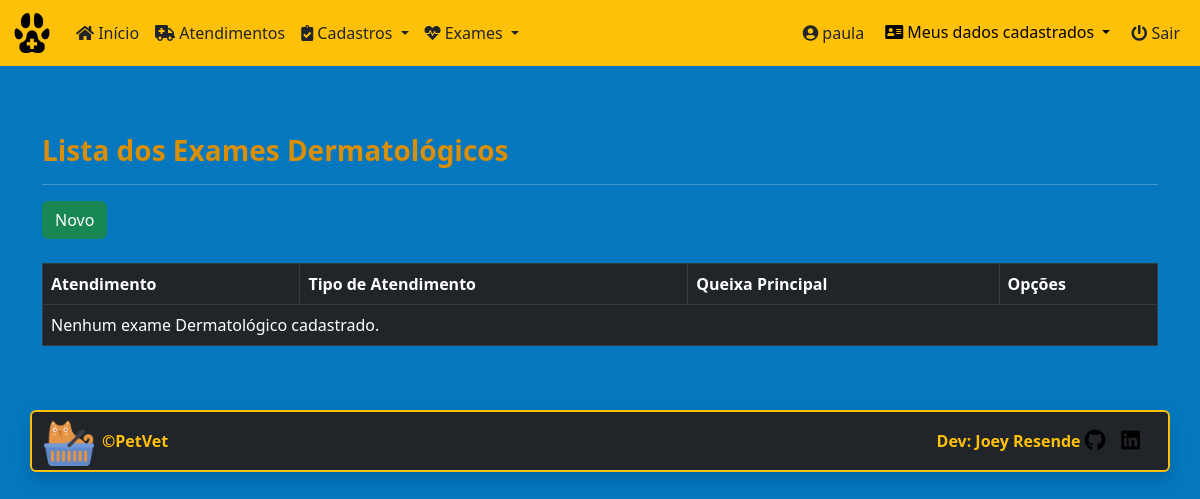
Before: /petvet/general_dherm_exams/ (signed in) with the older database file.
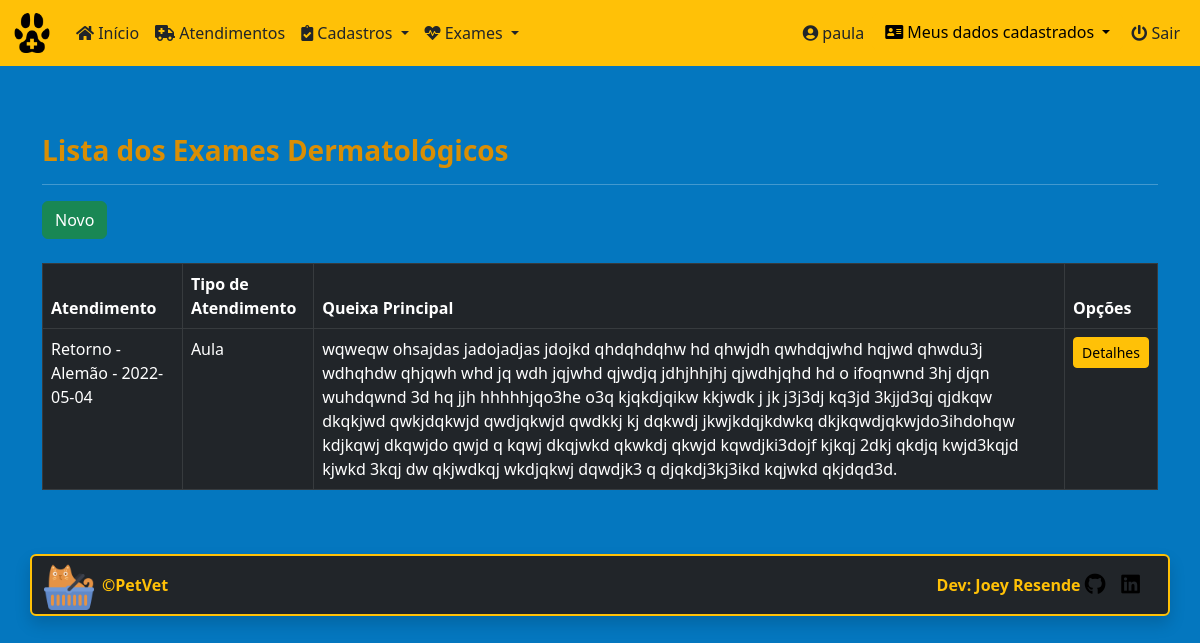
After: the same page with the newer database file.
### core/models.py (models this page shows, shortened)
class GeneralDhermExam(models.Model):
    medical_care = models.ForeignKey(
        'MedicalCare', on_delete=models.PROTECT, null=True, verbose_name='Atendimento')
    report = models.TextField(max_length=500, verbose_name='Queixa principal')
    choice_anamnese = models.CharField(
        max_length=6, choices=type_anamnese, verbose_name='Tipo atendimento')
    evolution_time = models.CharField(
        max_length=30, default='-', verbose_name='Tempo de evolução')
    choice_evolution_status = models.CharField(
        max_length=30, choices=evolucion_status, default='-', verbose_name='Status da evolução')
    evolution_score = models.CharField(
        max_length=2, default='-', choices=score, verbose_name='Nota de evolução')
    quest_01_where_begin = models.CharField(
        max_length=60, default='-', verbose_name='Onde as lesões iniciaram?')
    quest_02_how_are_lesions = models.CharField(
        max_length=60, default='-', verbose_name='Como eram as primeiras lesões?')
    prurido = models.CharField(
        max_length=3, default='Não', choices=castrated_status, verbose_name='Prurido')
    prurido_intensity = models.CharField(
        max_length=2, default='-', choices=score, verbose_name='Intensidade do prurido')
    choice_prurido = models.CharField(
        max_length=17, default='-', choices=choice_prurido, verbose_name='Periodo do prurido')
    quest_03_prurido_history = models.CharField(
        max_length=3, default='Não', choices=castrated_status, verbose_name='O prurido antecede as lesões?')
    quest_04_recent_medical_care = models.TextField(
        max_length=200, default='Não', verbose_name='Recentemente foi atendido por veterinário? - Quais exames realizados?')
    quest_05_aplication_prescrition_topic = models.TextField(
        max_length=200, default='Não', verbose_name='Foi aplicado ou prescrito algum produto tópico? (nome, dose, tempo de uso)')
    quest_06_feels_better_topic = models.CharField(
        max_length=3, default='Não', choices=castrated_status, verbose_name='Melhorou?')
    feels_intensity_topic = models.CharField(
        max_length=2, default='-', choices=score, verbose_name='Nota')
    quest_07_feels_intensity_topic = models.CharField(
        max_length=2, default='-', choices=score, verbose_name='Foi usando antes ou depois do surgimento das lesões?')
    quest_08_aplication_prescrition_oral = models.TextField(
        max_length=200, default='Não', verbose_name='Foi aplicado ou prescrito algum produto via oral?')
    quest_09_feels_better_oral = models.CharField(
        max_length=3, default='Não', choices=castrated_status, verbose_name='Melhorou?')
    quest_10_feels_intensity_oral = models.CharField(
        max_length=2, default='-', choices=score, verbose_name='Foi usando antes ou depois do surgimento das lesões?')
    quest_11_aplication_prescrition_oral = models.TextField(
        max_length=200, default='Não', verbose_name='É alérgico a algum fármaco/Produto? Quais?')
    quest_12_aplication_prescrition_oral = models.TextField(
        max_length=200, default='Não', verbose_name='Há histórico anterior de dermatopias? Exames realizados/Tratamento prescrito')
    quest_13_color_skin = models.TextField(
        max_length=200, default='Não', verbose_name='Pele mudou de cor? / Quais áreas?')
    quest_14_color_fur = models.TextField(
        max_length=200, default='Não', verbose_name='Pelagem mudou de cor? / Quais áreas?')
    quest_15_dermatopias = models.TextField(
        max_length=200, default='Não', verbose_name='Há histórico de dermatopias familiar? / Quais áreas?')
    quest_16_persons_dermatopias = models.CharField(
        max_length=3, default='Não', choices=castrated_status, verbose_name='Há lesões nas pessoas que convivem com o animal?')
    quest_17_contacts = models.CharField(
        max_length=3, default='Não', choices=castrated_status, verbose_name='Contactantes?')
    quest_18_contacts_quant = models.CharField(
        max_length=60, default='Não', verbose_name='Espécie / Quantidade')
    quest_19_contacts_assint = models.CharField(
        max_length=60, default='Assintomáticos', verbose_name='Assintomáticos / Sintomáticos')
    quest_20_contacts_sint_quant = models.CharField(
        max_length=30, default='Não', verbose_name='Se sintomáticos, quantos? semelhante ao observado neste animal?')
    quest_21_contacts_sint_period = models.CharField(
        max_length=36, default='Não', choices=contacts_sint, verbose_name='As lesões apareceram no mesmo período?')
    quest_22_contacts_access_street = models.CharField(
        max_length=15, default='Não', choices=contacts_access, verbose_name='Tem acesso à rua?')
    quest_23_contacts_sleep_local = models.CharField(
        max_length=14, default='Não', choices=contacts_sleep, verbose_name='Local onde dorme / passa o dia?')
    quest_24_contacts_petbed = models.CharField(
        max_length=30, default='-', verbose_name='Onde o animal dorme? Sobre o que o animal se deita?')
    quest_25_contacts_wash_petbed = models.CharField(
        max_length=30, default='-', verbose_name='Como é feita a limpeza do local onde o animal dorme? Qual o produto?')
    quest_26_contacts_grass_earth = models.CharField(
        max_length=15, default='Não', choices=contacts_access, verbose_name='Tem contato com terra e grama?')
    quest_27_contacts_plants = models.CharField(
        max_length=30, default='Não', verbose_name='Há plantas em casa ou que ele tenha contato?')
    quest_28_special_place = models.CharField(
        max_length=30, default='Não', verbose_name='Foi levado em algum em especial nos últimos meses?')
    quest_29_travel_cities = models.CharField(
        max_length=30, default='Não', verbose_name='Viaje para outras cidades?')
    quest_30_pulgas_carrapatos = models.CharField(
        max_length=15, default='Não', choices=pulgas_carrapatos, verbose_name='Tem pulgas/carrapatos?')
    quest_31_previne_carrapatos = models.CharField(
        max_length=50, default='Sim', verbose_name='Previne? (Sim, Não - Produto):')
    quest_32_dose_freq = models.CharField(
        max_length=50, default='-', verbose_name='Dose / Frequência?:')
    quest_33_food = models.CharField(
        max_length=50, default='APENAS Ração', verbose_name='Alimentação - Caseira, Ração(marca)?:')
    quest_34_food_switch_freq = models.CharField(
        max_length=50, default='Não', verbose_name='Faz troca frequente de ração? (marcas usadas):')
    quest_35_food_diet_time = models.CharField(
        max_length=30, default='-', verbose_name='Há quanto tempo ingere esta dieta? (marcas usadas):')
    quest_36_water_offer = models.CharField(
        max_length=25, default='Torneira', verbose_name='Oferece água? (filtrada / torneira):')
    quest_37_homemade_food = models.CharField(
        max_length=100, default='-', verbose_name='Se come comida caseira, o que ja comeu?:')
    quest_38_diarr = models.CharField(
        max_length=3, default='Não', choices=castrated_status, verbose_name='Diarréia?')
    quest_39_diarr_food = models.CharField(
        max_length=3, default='Não', choices=castrated_status, verbose_name='Relacionado a algum alimento?')
    quest_40_diarr_saz = models.CharField(
        max_length=3, default='Não', choices=castrated_status, verbose_name='É sazonal?')
    quest_41_material_things = models.CharField(
        max_length=50, default='-', verbose_name='De que material são feitos, vasilha de água, comida e brinquedos?:')
    quest_42_solar_time = models.CharField(
        max_length=30, default='Não', verbose_name='Passa muito tempo em áreas com sol? (Em quais horários):')
    quest_43_feels_cold = models.CharField(
        max_length=3, default='Não', choices=castrated_status, verbose_name='Sente muito frio?:')
    quest_44_is_active = models.CharField(
        max_length=3, default='Sim', choices=castrated_status, verbose_name='É ativo?')
    quest_45_hipoativo = models.CharField(
        max_length=3, default='Sim', choices=castrated_status, verbose_name='Hipoativo?:')
    quest_46_agitado = models.CharField(
        max_length=6, default='Normal', choices=castrated_status, verbose_name='Muito agitado?:')
    quest_47_anxiety = models.CharField(
        max_length=3, default='Não', choices=castrated_status, verbose_name='Ansioso?:')
    quest_48_anxiety_travel = models.CharField(
        max_length=3, default='Não', choices=castrated_status, verbose_name='Fica ansioso quando alguém sai de casa ou viaja?:')
    quest_49_wound_get_worse = models.CharField(
        max_length=3, default='Não', choices=castrated_status, verbose_name='As lesões pioram nessas situações?:')
    quest_50_family_change = models.CharField(
        max_length=3, default='Não', choices=castrated_status, verbose_name='Houve mudanças com na familia? (Humano ou Pet):')
    quest_51_family_change_affinity = models.CharField(
        max_length=3, default='-', choices=castrated_status, verbose_name='Se sim, ele era apegado?:')
    quest_52_family_change_house = models.CharField(
        max_length=3, default='Não', choices=castrated_status, verbose_name='Houve mudança de casa?:')
    quest_53_restrict_area_stay = models.CharField(
        max_length=3, default='Não', choices=castrated_status, verbose_name='Restrição de área para o animal ficar?:')
    quest_54_restrict_walk_play = models.CharField(
        max_length=19, default='Não passeio com ele', choices=castrated_status, verbose_name='Restrição de passeio/brincadeiras?:')
    quest_55_others_changes = models.CharField(
        max_length=50, default='-', verbose_name='Houveram outras mudanças no ambiente que possam desencadear ansiedade?:')
    quest_56_lick_ends = models.CharField(
        max_length=3, default='Não', choices=castrated_status, verbose_name='Lambe as extremidades?:')
    quest_57_stay_alone = models.CharField(
        max_length=3, default='Não', choices=castrated_status, verbose_name='Fica muito tempo sozinho?:')
    class Meta:
        ordering = ['id']

class MedicalCare(models.Model):
    id = models.AutoField(primary_key=True)
    date = models.DateField(default=date.today, verbose_name='Data')
    time = models.TimeField(verbose_name='Hora')
    pet_name = models.ForeignKey(
        'Pets', on_delete=models.PROTECT, null=True, verbose_name='Nome do Pet')
    procedure = models.CharField(
        max_length=8, choices=procedures, verbose_name='Tipo de atendimento')
    vet_name = models.ForeignKey(
        'Vet', on_delete=models.PROTECT, null=True, verbose_name='Veterinario')
    sedative = models.CharField(
        max_length=8, choices=type_sedative, default='Não', verbose_name='Tipo de sedativo')
    report = models.TextField(
        max_length=1000, verbose_name='Relato do problema')
    class Meta:
        ordering = ['-date']
    def __str__(self):
        return f'{self.procedure} - {self.pet_name} - {self.date}'

class Pets(models.Model):
    id = models.AutoField(primary_key=True)
    pet_name = models.CharField(
        max_length=30, verbose_name='Nome do Pet')
    species = models.CharField(
        max_length=20, verbose_name='Espécie')
    breed = models.CharField(
        max_length=30, verbose_name='Raça')
    gender = models.CharField(
        max_length=5, choices=sex_status, verbose_name='Gênero')
    date_of_birth = models.DateField(
        null=True, blank=True, verbose_name='Data de Nascimento')
    castrated = models.CharField(
        max_length=3, choices=castrated_status, default='N', verbose_name='Castrado?')
    weight = models.DecimalField(
        max_digits=6, decimal_places=3, verbose_name='Peso', default=0)
    tutor_name = models.ForeignKey(
        'Tutor', on_delete=models.PROTECT, null=True, verbose_name='Nome do Tutor')
    class Meta:
        ordering = ['-id']
    def __str__(self):
        return self.pet_name

### core/views.py (the view)
# urls.py: path('general_dherm_exams/', GeneralDhermExamList.as_view(), name='general_dherm_exams'),
class GeneralDhermExamList(LoginRequiredMixin, ListView):
    login_url = reverse_lazy('login')
    model = GeneralDhermExam
    template_name = 'core/general_dherm_exam_list.html'

### core/templates/core/general_dherm_exam_list.html (shortened to what this page needs)
{% extends 'core/base_model.html' %}
{% load static %}
{% block content %}
<h3><strong>Lista dos Exames Dermatológicos</strong></h3>
<hr>
<a href="{% url 'general_dherm_exam_new' %}" class="btn btn-success btn">Novo</a><br><br>
<div class="table-responsive">
  <table class="table table-bordered table-hover table-dark" id="general_dherm_table">
    <thead class="thead-dark">
      <tr>
        <th>Atendimento</th>
        <th>Tipo de Atendimento</th>
        <th>Queixa Principal</th>
        <th>Opções</th>
      </tr>
    </thead>
    <tbody>
      {% for each in object_list %}
      <tr>
        <td>{{ each.medical_care }}</td>
        <td>{{ each.choice_anamnese }}</td>
        <td>{{ each.report }}</td>
        <td>
          <a href="{% url 'general_dherm_exam_detail' each.pk %}" class="btn btn-warning btn-sm">Detalhes</a>
        </td>
      </tr>
      {% empty %}
      <tr>
        <td colspan="6">Nenhum exame Dermatológico cadastrado.</td>
      </tr>
      {% endfor %}
    </tbody>
  </table>
</div>
{% endblock %}

Changed rows visible on the page:
added GeneralDhermExam: medical_care "Retorno - Alemão - 2022-05-04", choice_anamnese "Aula", report "wqweqw ohsajdas jadojadjas jdojkd qhdqhdqhw hd qhwjdh qwhdqjwhd hqjwd qhwdu3j wdhqhdw qhjqwh whd jq wdh jqjwhd qjwdjq jdhjhhjhj qjwdhjqhd hd o ifoqnwnd 3hj djqn wuhdqwnd 3d hq jjh hhhhhjqo3he o3q kjqkdjqikw kkjwdk j jk j3j3dj kq3jd 3kjjd3qj qjdkqw dkqkjwd qwkjdqkwjd qwdjqkwjd qwdkkj kj dqkwdj jkwjkdqjkdwkq dkjkqwdjqkwjdo3ihdohqw kdjkqwj dkqwjdo qwjd q kqwj dkqjwkd qkwkdj qkwjd kqwdjki3dojf kjkqj 2dkj qkdjq kwjd3kqjd kjwkd 3kqj dw qkjwdkqj wkdjqkwj dqwdjk3 q djqkdj3kj3ikd kqjwkd qkjdqd3d."
Other visible differences:
text no longer shown: "Nenhum exame Dermatológico cadastrado."
